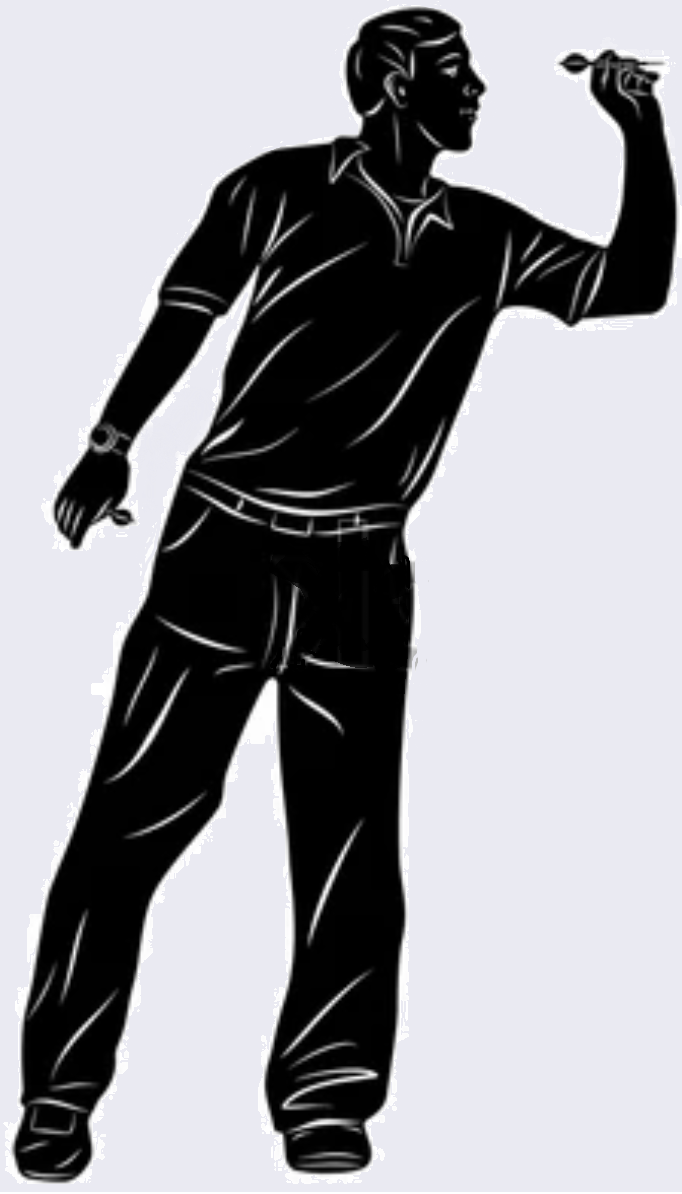
#> input picture images/player.png, 682 x 1194 px
$ python plot.py
#> lines starting #> are read from the running program, lines starting #| are printed output that depends on the picture
### projectile_motion.py
import math
import numpy as np
import pandas as pd


class ProjectileMotion():

    def __init__(self, max_distance: float, height: float, velocity: float, angle: float, points_number: int=100):
        """
        max_distance: maximum distance of projectile motion, should be expressed in [m]
        points_number: number of points for plotting the trajectory, should be expressed as integer
        height : initial height for t=0, should be expressed in [m]
        velocity: initial value of body velocity for t=0, should be expressed in [m/s]
        angle: angle between velocity vector and x axis, must be in range from -90 to +90 degrees
        """
#> called with max_distance = 0.394, height = 1.92, velocity = 12.12, angle = -32.35, points_number = 100
        self.max_distance = max_distance
        self.h0 = height
        self.V0 = velocity
        self.alpha = angle
        self.n = points_number
        self.g = 9.81 # The value of Earth gravitation acceleration
        try:
            assert self.alpha >= -90 and self.alpha <= 90, "The value of angle must be in range from -90 to +90 degrees"
        except AssertionError as err:
            print(err)
        else:
            self.Vy0 = math.sin(self.alpha*math.pi/180)*self.V0
            self.Vx0 = math.cos(self.alpha*math.pi/180)*self.V0
            self.tf = (self.Vy0 + math.sqrt(self.Vy0**2 + 2*self.g*self.h0))/self.g
            self.xf = self.Vx0*self.tf
            if self.xf > self.max_distance:
                self.tf = self.max_distance/self.Vx0
            self.t_array = np.linspace(0, self.tf, self.n)
            self.y_array = self.h0 + self.Vy0*self.t_array - 0.5*self.g*self.t_array**2
            self.x_array = math.cos(self.alpha*math.pi/180)*self.V0*self.t_array
            self.data_dict = {
                't [s]': self.t_array,
                'x [m]': self.x_array,
                'y [m]': self.y_array
            }
            self.data = pd.DataFrame(data=self.data_dict)


# [2 lines that do not run on import are left out]

### plot.py
from projectile_motion import ProjectileMotion
import numpy as np
import pandas as pd
import matplotlib.pyplot as plt
import seaborn as sns
import os
from PIL import Image


class Graph():

    def __init__(self, target_distance, center_height, target_diameter, projectile_motion, palette='tab10', **kwargs):
#> called with target_distance = 0.394, center_height = 1.4, target_diameter = 0.674, palette = 'tab10'
        self.target_distance = target_distance
        self.center_height = center_height
        self.target_diameter = target_diameter
        self.projectile_motion = projectile_motion
        self.palette = palette
        self.kwargs = kwargs
        self.hue = 'attempt number'
        if type(self.projectile_motion) == ProjectileMotion:
            self.projectile_motion = [self.projectile_motion]
        self.data_list = []
        for number, pm in enumerate(self.projectile_motion):
            pm.data[self.hue] = number+1
            self.data_list.append(pm.data)
        self.data = pd.concat(self.data_list)

    def make_plot(self):
        sns.set_theme()
        fig, ax = plt.subplots()
        if 'title' in self.kwargs:
            plt.suptitle(self.kwargs['title'])
        self.x_max = self.target_distance
        self.y_max = max(2*self.center_height, self.data['y [m]'].max())
        try:
            path = os.path.join('images', 'player.png')
            with Image.open(path) as img:
#> img is the input picture: PIL image 682x1194 RGBA; mean R, G, B, A 152.8, 152.8, 157.5, 255
                img_array = np.array(img)
                img_width, img_height = img.size
#> img_width = 682; img_height = 1194
                initial_height = self.data[self.data['x [m]']==0]['y [m]'].mean()
                img_width = 0.1*self.x_max
                ax.imshow(img_array, aspect='auto', extent=[-img_width, 0, 0, initial_height])
            path2 = os.path.join('images', 'rectangle.png')
            with Image.open(path2) as img2:
                ax.imshow(img2, aspect='auto', extent=[-img_width, self.x_max, -0.03*self.y_max, 0])
                ax.imshow(img2, aspect='auto', extent=[self.x_max, self.x_max+0.03*self.x_max, -0.03*self.y_max, self.y_max])
        except FileNotFoundError as err:
            print(f"Image not found: {err}")
        plt.plot([-0.1*self.x_max, self.x_max], [0, 0], color='black', linewidth=2)
        plt.plot([self.x_max, self.x_max], [0, self.y_max], color='black', linewidth=2)
        self.target_thickness = 7
        plt.plot([self.target_distance, self.target_distance], [self.center_height - self.target_diameter / 2, self.center_height + self.target_diameter / 2], color='black', linewidth=self.target_thickness)
        plt.plot([self.target_distance, self.target_distance], [self.center_height - 7/9*self.target_diameter / 2, self.center_height + 7/9*self.target_diameter / 2], color='red', linewidth=self.target_thickness)
        plt.plot([self.target_distance, self.target_distance], [self.center_height - 5/9*self.target_diameter / 2, self.center_height + 5/9*self.target_diameter / 2], color='black', linewidth=self.target_thickness)
        plt.plot([self.target_distance, self.target_distance], [self.center_height - 3/9*self.target_diameter / 2, self.center_height + 3/9*self.target_diameter / 2], color='red', linewidth=self.target_thickness)
        plt.plot([self.target_distance, self.target_distance], [self.center_height - 1/9*self.target_diameter / 2, self.center_height + 1/9*self.target_diameter / 2], color='black', linewidth=self.target_thickness)
        sns.lineplot(data=self.data, x='x [m]', y='y [m]', hue=self.hue, palette=self.palette)
        plt.show()
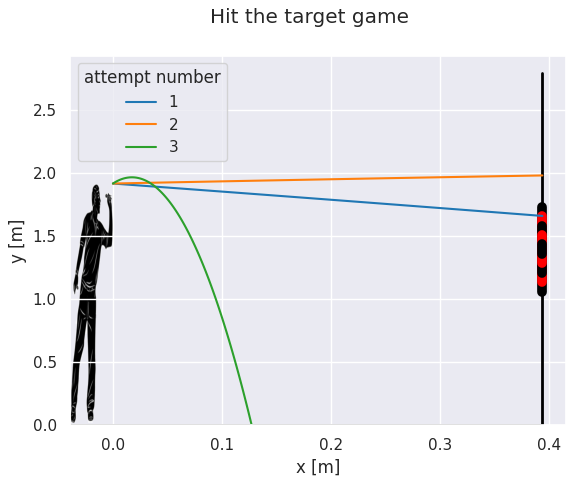
#> figure drawn by matplotlib, 1 panel


if __name__ == '__main__':
    title = 'Hit the target game'
    pm = ProjectileMotion(0.394290, 1.916865, 12.115902, -32.352685)
    pm2 = ProjectileMotion(0.394290, 1.916865, 12.115902, 10)
    pm3 = ProjectileMotion(0.394290, 1.916865, 1, 80)
    Graph(0.394290, 1.396010, 0.673569, [pm, pm2, pm3], title=title).make_plot()
